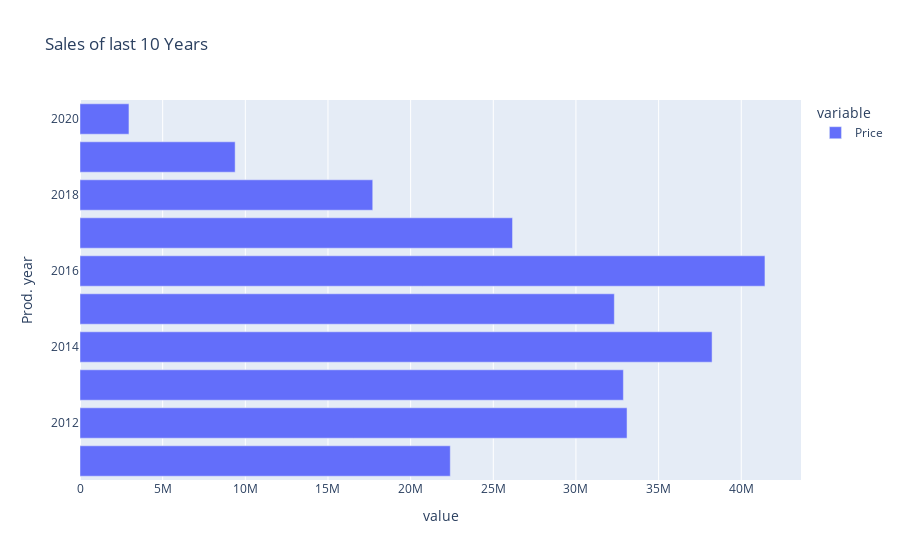

Notebook code for this chart:
### Code cell
ex.bar(orientation='h',data_frame=top_10_production_year,title="Sales of last 10 Years")

### Figure 1 — Plotly figure (JSON) as saved in the notebook; plotly's stock layout.template omitted (floating-point values rounded to 4 significant figures)
{"data": [{"alignmentgroup": "True", "hovertemplate": "variable=Price<br>value=%{x}<br>Prod. year=%{y}<extra></extra>", "legendgroup": "Price", "marker": {"color": "#636efa", "pattern": {"shape": ""}}, "name": "Price", "offsetgroup": "Price", "orientation": "h", "showlegend": true, "textposition": "auto", "type": "bar", "x": [2961287, 9384769, 17707726, 26164376, 41432450, 32322186, 38235238, 32869583, 33090204, 22398236], "xaxis": "x", "y": [2020, 2019, 2018, 2017, 2016, 2015, 2014, 2013, 2012, 2011], "yaxis": "y"}], "layout": {"barmode": "relative", "legend": {"title": {"text": "variable"}, "tracegroupgap": 0}, "title": {"text": "Sales of last 10 Years"}, "xaxis": {"anchor": "y", "domain": [0, 1], "title": {"text": "value"}}, "yaxis": {"anchor": "x", "domain": [0, 1], "title": {"text": "Prod. year"}}}}
